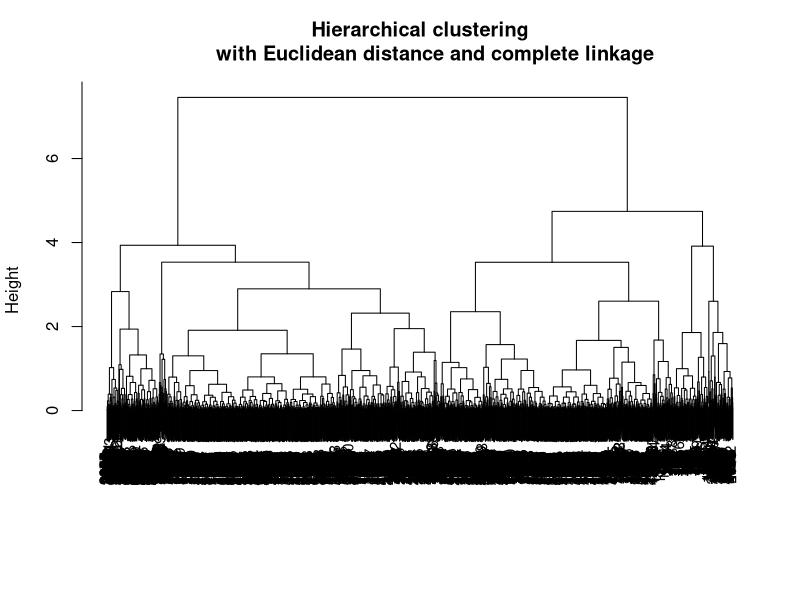
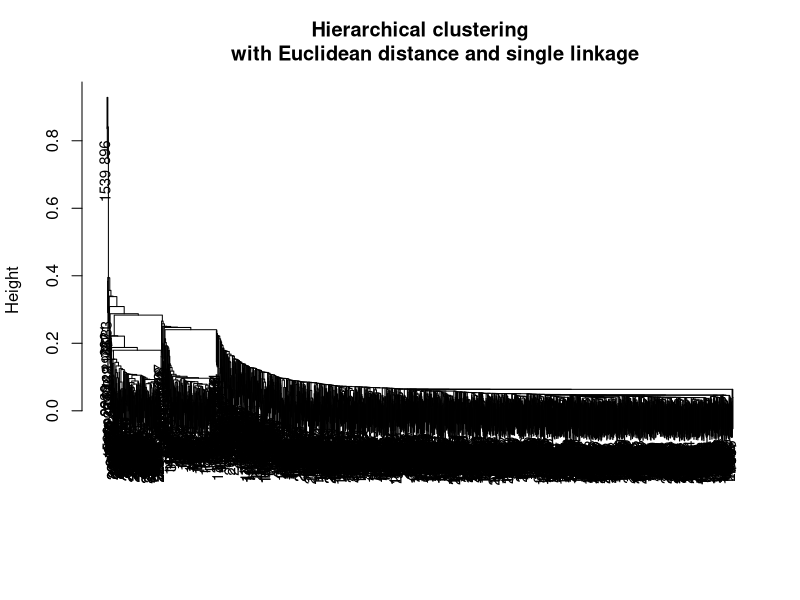
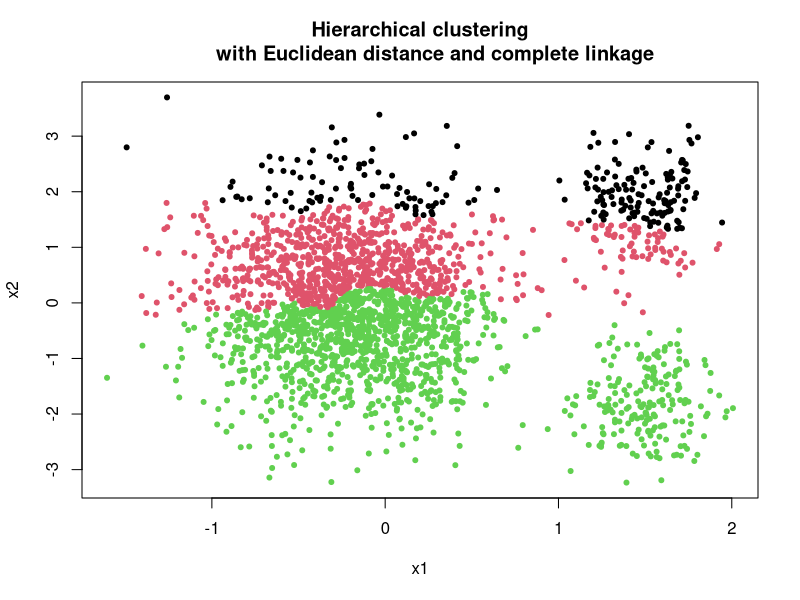
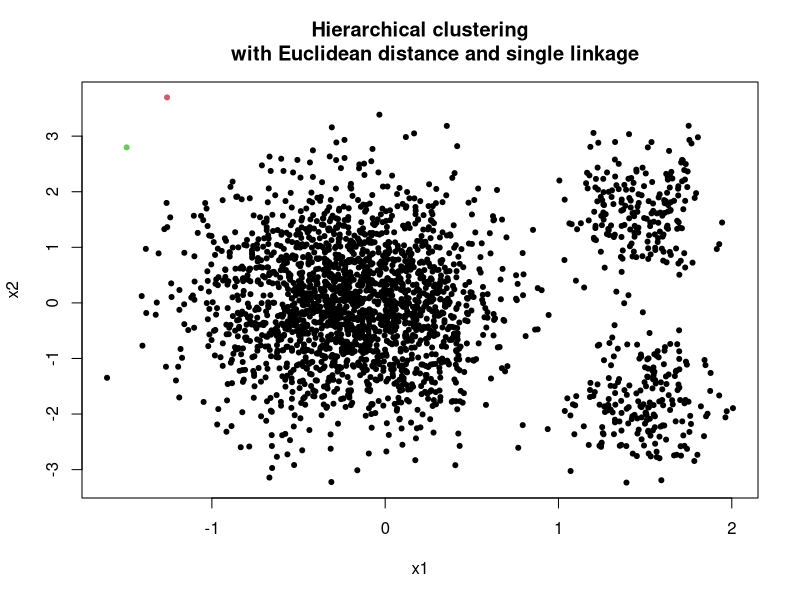

Generate these figures, in order, with R:
a3 = read.csv('A3data2.csv')

x1 = a3$x1
x2 = a3$x2
x = data.frame(x1, x2)
y = a3$Cluster

dist(x, 'euclidean', diag = TRUE, upper = TRUE)

hc.complete = hclust(dist(x, 'euclidean',
                          diag = TRUE, upper = TRUE),
                     method = 'complete')
hc.single = hclust(dist(x, 'euclidean',
                        diag = TRUE, upper = TRUE),
                   method= 'single')

plot(hc.complete, main = 'Hierarchical clustering
     with Euclidean distance and complete linkage',
     xlab = '', sub = '', cex = 0.9)
plot(hc.single, main = 'Hierarchical clustering
     with Euclidean distance and single linkage',
     xlab = '', sub = '', cex = 0.9)

cutree(hc.complete, 3)
plot(x, col = cutree(hc.complete, 3), pch = 20,
     main = 'Hierarchical clustering
     with Euclidean distance and complete linkage')
cutree(hc.single, 3)
plot(x, col = cutree(hc.single, 3), pch = 20,
     main = 'Hierarchical clustering
     with Euclidean distance and single linkage')

table(cutree(hc.complete, 3), y)
(132 + 825 + 198) / nrow(x)

table(cutree(hc.single, 3), y)
(200 + 1 + 0) / nrow(x)